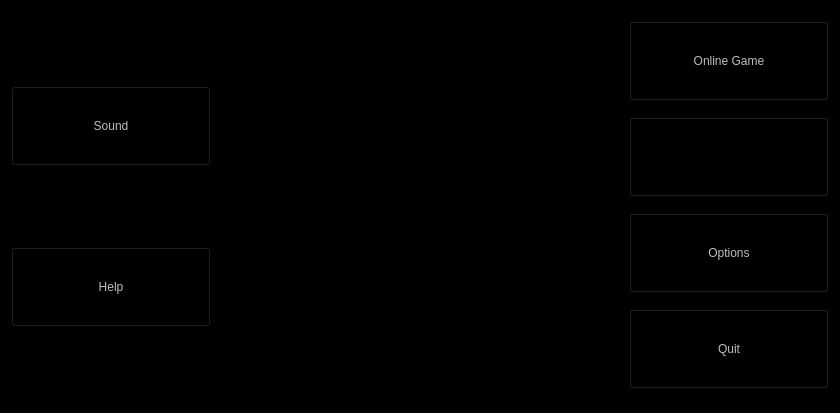
<?xml version="1.0" encoding="UTF-8"?>
<ui version="4.0">
 <class>MainMenuUi</class>
 <widget class="QWidget" name="MainMenuUi">
  <property name="geometry">
   <rect>
    <x>0</x>
    <y>0</y>
    <width>840</width>
    <height>413</height>
   </rect>
  </property>
  <property name="windowTitle">
   <string>Form</string>
  </property>
  <property name="windowOpacity">
   <double>0.000000000000000</double>
  </property>
  <property name="autoFillBackground">
   <bool>false</bool>
  </property>
  <property name="styleSheet">
   <string notr="true">background-color: rgb(0, 0, 0);</string>
  </property>
  <layout class="QHBoxLayout" name="horizontalLayout_2">
   <item>
    <layout class="QHBoxLayout" name="horizontalLayout">
     <item>
      <layout class="QVBoxLayout" name="verticalLayout">
       <property name="sizeConstraint">
        <enum>QLayout::SetFixedSize</enum>
       </property>
       <item>
        <widget class="MyButton" name="soundToggle">
         <property name="enabled">
          <bool>false</bool>
         </property>
         <property name="sizePolicy">
          <sizepolicy hsizetype="Fixed" vsizetype="Fixed">
           <horstretch>0</horstretch>
           <verstretch>0</verstretch>
          </sizepolicy>
         </property>
         <property name="minimumSize">
          <size>
           <width>100</width>
           <height>40</height>
          </size>
         </property>
         <property name="maximumSize">
          <size>
           <width>200</width>
           <height>80</height>
          </size>
         </property>
         <property name="styleSheet">
          <string notr="true"/>
         </property>
         <property name="text">
          <string>Sound</string>
         </property>
        </widget>
       </item>
       <item>
        <widget class="MyButton" name="helpButton">
         <property name="enabled">
          <bool>false</bool>
         </property>
         <property name="sizePolicy">
          <sizepolicy hsizetype="Fixed" vsizetype="Fixed">
           <horstretch>0</horstretch>
           <verstretch>0</verstretch>
          </sizepolicy>
         </property>
         <property name="minimumSize">
          <size>
           <width>100</width>
           <height>40</height>
          </size>
         </property>
         <property name="maximumSize">
          <size>
           <width>200</width>
           <height>80</height>
          </size>
         </property>
         <property name="styleSheet">
          <string notr="true"/>
         </property>
         <property name="text">
          <string>Help</string>
         </property>
        </widget>
       </item>
      </layout>
     </item>
     <item>
      <widget class="QLabel" name="gameLogo">
       <property name="sizePolicy">
        <sizepolicy hsizetype="Preferred" vsizetype="Preferred">
         <horstretch>0</horstretch>
         <verstretch>0</verstretch>
        </sizepolicy>
       </property>
       <property name="text">
        <string/>
       </property>
       <property name="pixmap">
        <pixmap resource="Resources.qrc">:/images/gameTitle.png</pixmap>
       </property>
       <property name="scaledContents">
        <bool>true</bool>
       </property>
      </widget>
     </item>
     <item>
      <layout class="QVBoxLayout" name="verticalLayout_2">
       <property name="sizeConstraint">
        <enum>QLayout::SetFixedSize</enum>
       </property>
       <item>
        <widget class="MyButton" name="onlineButton">
         <property name="enabled">
          <bool>false</bool>
         </property>
         <property name="sizePolicy">
          <sizepolicy hsizetype="Fixed" vsizetype="Fixed">
           <horstretch>0</horstretch>
           <verstretch>0</verstretch>
          </sizepolicy>
         </property>
         <property name="minimumSize">
          <size>
           <width>100</width>
           <height>40</height>
          </size>
         </property>
         <property name="maximumSize">
          <size>
           <width>200</width>
           <height>80</height>
          </size>
         </property>
         <property name="styleSheet">
          <string notr="true"/>
         </property>
         <property name="text">
          <string>Online Game</string>
         </property>
        </widget>
       </item>
       <item>
        <widget class="MyButton" name="localButton">
         <property name="sizePolicy">
          <sizepolicy hsizetype="Fixed" vsizetype="Fixed">
           <horstretch>0</horstretch>
           <verstretch>0</verstretch>
          </sizepolicy>
         </property>
         <property name="minimumSize">
          <size>
           <width>100</width>
           <height>40</height>
          </size>
         </property>
         <property name="maximumSize">
          <size>
           <width>200</width>
           <height>80</height>
          </size>
         </property>
         <property name="autoFillBackground">
          <bool>false</bool>
         </property>
         <property name="styleSheet">
          <string notr="true"/>
         </property>
         <property name="text">
          <string>Local Game</string>
         </property>
         <property name="flat">
          <bool>false</bool>
         </property>
        </widget>
       </item>
       <item>
        <widget class="MyButton" name="optionsButton">
         <property name="enabled">
          <bool>false</bool>
         </property>
         <property name="sizePolicy">
          <sizepolicy hsizetype="Fixed" vsizetype="Fixed">
           <horstretch>0</horstretch>
           <verstretch>0</verstretch>
          </sizepolicy>
         </property>
         <property name="minimumSize">
          <size>
           <width>100</width>
           <height>40</height>
          </size>
         </property>
         <property name="maximumSize">
          <size>
           <width>200</width>
           <height>80</height>
          </size>
         </property>
         <property name="styleSheet">
          <string notr="true"/>
         </property>
         <property name="text">
          <string>Options</string>
         </property>
        </widget>
       </item>
       <item>
        <widget class="MyButton" name="quitButton">
         <property name="enabled">
          <bool>false</bool>
         </property>
         <property name="sizePolicy">
          <sizepolicy hsizetype="Fixed" vsizetype="Fixed">
           <horstretch>0</horstretch>
           <verstretch>0</verstretch>
          </sizepolicy>
         </property>
         <property name="minimumSize">
          <size>
           <width>100</width>
           <height>40</height>
          </size>
         </property>
         <property name="maximumSize">
          <size>
           <width>200</width>
           <height>80</height>
          </size>
         </property>
         <property name="styleSheet">
          <string notr="true"/>
         </property>
         <property name="text">
          <string>Quit</string>
         </property>
        </widget>
       </item>
      </layout>
     </item>
    </layout>
   </item>
  </layout>
 </widget>
 <customwidgets>
  <customwidget>
   <class>MyButton</class>
   <extends>QPushButton</extends>
   <header>mybutton.h</header>
  </customwidget>
 </customwidgets>
 <resources>
  <include location="Resources.qrc"/>
 </resources>
 <connections/>
</ui>
